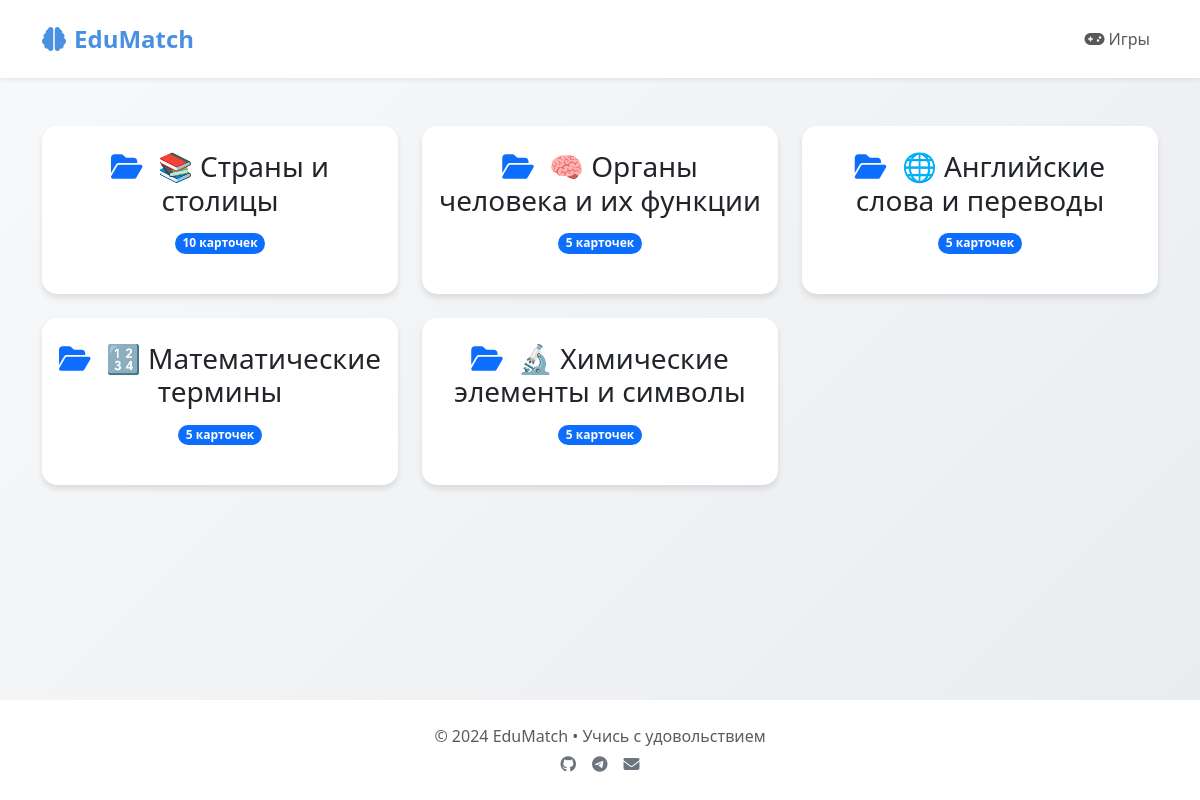
Page /categories/ on the committed database.
### cards/models.py (models this page shows, shortened)
class Category(models.Model):
    name = models.CharField(max_length=100)

### cards/views.py (the view)
# urls.py: path('categories/', views.categories, name='categories'),
def categories(request):
    categories = Category.objects.all()
    return render(request, 'cards/categories.html', {'categories': categories})

### cards/templates/cards/categories.html (shortened to what this page needs)
{% extends 'cards/base.html' %}
{% block content %}
<div class="row row-cols-1 row-cols-md-2 row-cols-lg-3 g-4">
    {% for category in categories %}
    <div class="col">
        <div class="card h-100 option-card">
            <div class="card-body text-center py-4">
                <h3 class="card-title mb-3">
                    <i class="fas fa-folder-open me-2 text-primary"></i>
                    {{ category.name }}
                </h3>
                <div class="d-flex justify-content-center align-items-center mb-3">
                    <span class="badge bg-primary rounded-pill">
                        {{ category.card_set.count }} карточек
                    </span>
                </div>
            </div>
        </div>
    </div>
    {% endfor %}
</div>
{% endblock %}

### cards/templates/cards/base.html (shortened to what this page needs)
<!DOCTYPE html>
<html lang="ru" data-bs-theme="light">
<head>
    <link href="https://cdn.jsdelivr.net/npm/bootstrap@5.3.2/dist/css/bootstrap.min.css" rel="stylesheet">
    <link href="https://cdnjs.cloudflare.com/ajax/libs/font-awesome/6.4.0/css/all.min.css" rel="stylesheet">
</head>
<body class="d-flex flex-column">
    <nav class="navbar navbar-expand-lg bg-white shadow-sm py-3">
        <div class="container">
            <a class="navbar-brand nav-brand" href="{% url 'index' %}">
                <i class="fas fa-brain me-2"></i>EduMatch
            </a>
            <div class="collapse navbar-collapse" id="navbarNav">
                <ul class="navbar-nav ms-auto">
                    <li class="nav-item">
                        <a class="nav-link" href="{% url 'categories' %}">
                            <i class="fas fa-gamepad me-1"></i>Игры
                        </a>
                    </li>
                </ul>
            </div>
        </div>
    </nav>
    <main class="flex-grow-1 py-5">
        <div class="container">
            {% block content %}{% endblock %}
        </div>
    </main>
    <footer class="bg-white mt-auto py-4 text-muted">
        <div class="container text-center">
            <p class="mb-1">© 2024 EduMatch • Учись с удовольствием</p>
            <div class="hstack gap-3 justify-content-center">
                <a href="#" class="text-decoration-none text-secondary">
                    <i class="fab fa-github"></i>
                </a>
                <a href="#" class="text-decoration-none text-secondary">
                    <i class="fab fa-telegram"></i>
                </a>
                <a href="#" class="text-decoration-none text-secondary">
                    <i class="fas fa-envelope"></i>
                </a>
            </div>
        </div>
    </footer>
</body>
</html>

### cards/templates/cards/base.html (style rules this page uses)
:root { --main-color: #4A90E2; --hover-color: #357ABD; --bg-gradient: linear-gradient(135deg, #f8f9fa 0%, #e9ecef 100%); }
body { background: var(--bg-gradient); min-height: 100vh; }
.card { border: none; border-radius: 15px; box-shadow: 0 4px 6px rgba(0,0,0,0.1); transition: transform 0.3s; }
.nav-brand { font-weight: 700; color: var(--main-color) !important; font-size: 1.5rem; }
.option-card { cursor: pointer; transition: all 0.2s; }

### rows in the picture
Category: name "📚 Страны и столицы", card_set.count "10"
Category: name "🧠 Органы человека и их функции", card_set.count "5"
Category: name "🌐 Английские слова и переводы", card_set.count "5"
Category: name "🔢 Математические термины", card_set.count "5"
Category: name "🔬 Химические элементы и символы", card_set.count "5"
